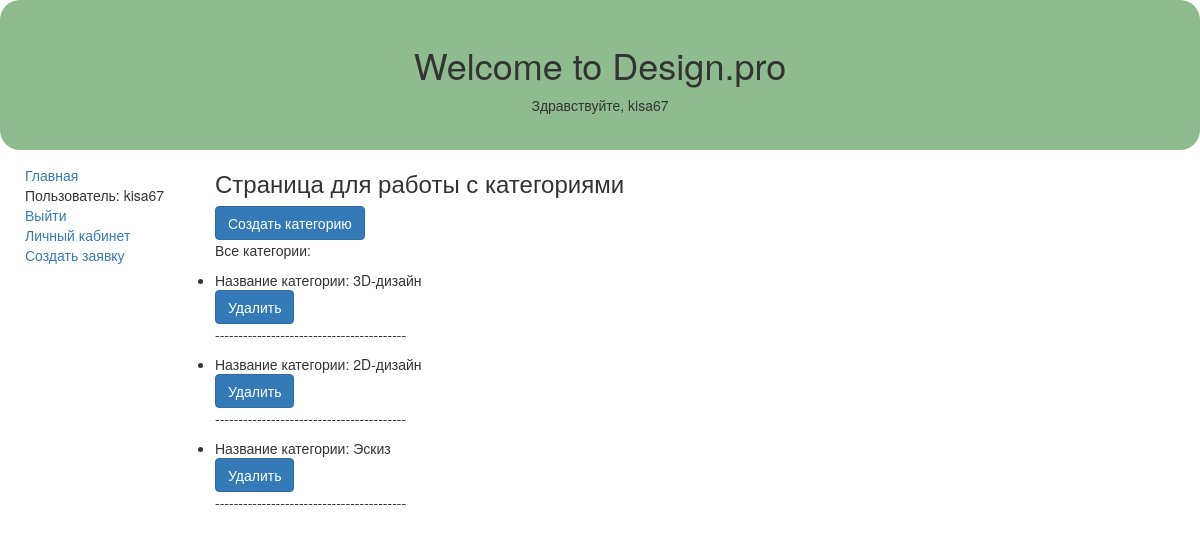
/catalog/categories/ (signed in), run on the app's committed database.
### catalog/models.py (models this page shows, shortened)
class Category(models.Model):
    name = models.CharField(max_length=100, verbose_name='Категория', blank=False)

### catalog/views.py (the view)
# urls.py: path('categories/', views.categories, name="categories"),
@login_required
def categories(request):
    categories = Category.objects.all()
    context = {'categories': categories}
    return render(request, 'categories.html', context)

### catalog/templates/categories.html (shortened to what this page needs)
{% extends "base_generic.html" %}
{% block content %}
    <h3>Страница для работы с категориями</h3>
    <a href="{% url 'category_create' %}" class="btn btn-primary">Создать категорию</a>
    <p>Все категории:</p>
    <ul>
        {% for cat in categories %}
          <li>Название категории: {{ cat.name }}</li>
            <a href="{% url 'category_delete' pk=cat.id %}" class="btn btn-primary">Удалить</a>
          <p>-----------------------------------------</p>
        {% endfor %}
    </ul>
{% endblock %}

### catalog/templates/base_generic.html (shortened to what this page needs)
<!DOCTYPE html>
<html lang="en">
<head>
    <link
      rel="stylesheet"
      href="https://maxcdn.bootstrapcdn.com/bootstrap/3.3.7/css/bootstrap.min.css" />
    {% load static %}
    <link rel="stylesheet" href="{% static 'css/style.css' %}" />
</head>
<body>
<header class="header">
    <div class="header-text">
       <h1>Welcome to Design.pro</h1>
    </div>
    <div class="polz">
                {% if user.is_authenticated %}
                   <p>Здравствуйте, {{ user.get_username }}</p>
                {% else %}
                   <p>Для подачи и просмотра заявок войдите в свой профиль или зарегистрируйтесь если у вас нету аккаунта</p>
                {% endif %}
    </div>
</header>
<div class="container-fluid">
    <div class="row">
        <div class="col-sm-2">
            {% block sidebar %}
            <ul class="sidebar-nav">
                <li><a href="{% url 'index' %}">Главная</a></li>
                {% if user.is_authenticated %}
                <li>Пользователь: {{ user.get_username }}</li>
                <li><a href="{% url 'logout'%}?next={{request.path}}">Выйти</a></li>
                <li><a href="{% url 'profile' %}">Личный кабинет</a></li>
                <li><a href="{% url 'request_add' %}">Создать заявку</a></li>
                {% else %}
                <li><a href="{% url 'signup' %}">Регистрация</a></li>
                <li><a href="{% url 'login'%}?next={{request.path}}">Войти</a></li>
                {% endif %}
            </ul>
            {% endblock %}
        </div>
        <div class="col-sm-10 ">
            {% block content %}
            {% endblock %}
        </div>
    </div>
</div>
</body>
</html>

### catalog/static/css/style.css (style rules this page uses)
* { margin: 0; padding: 0; box-sizing: border-box; }
.header { background-color: darkseagreen; width: 100%; height: 15rem; border-radius: 20px; display: flex; flex-direction: column; justify-content: center; }
.header-text { display: flex; justify-content: center; }
.polz { display: flex; justify-content: center; }
.sidebar-nav { margin-top: 15px; margin-left: 10px; padding: 0; list-style-type: none; }

### data on the page
Category: name "3D-дизайн"
Category: name "2D-дизайн"
Category: name "Эскиз"

### other printed values
{{ user.get_username }} "kisa67"
